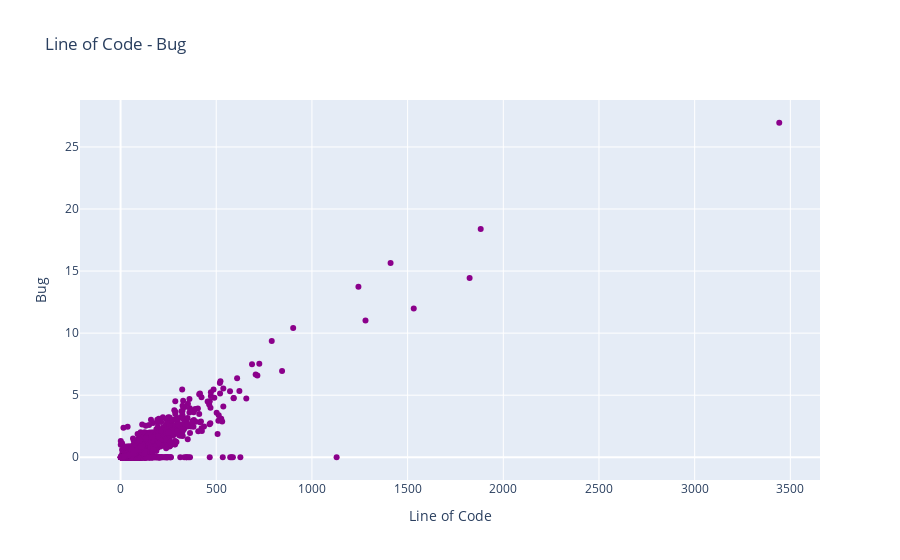

Notebook code cell kept with this figure:
### Code cell
#Scatter Plot
trace = go.Scatter(
    x = data['loc'],
    y = data.b,
    mode = "markers",
    name = "Line of Code - Bug",
    marker = dict(color = 'darkmagenta'),
    text = "Bug (b)")

scatter_data = [trace]
scatter_layout = dict(title = 'Line of Code - Bug',
              xaxis = dict(title = 'Line of Code', ticklen = 5),
              yaxis = dict(title = 'Bug' , ticklen = 5),
             )
fig = dict(data = scatter_data, layout = scatter_layout)
iplot(fig)

### Figure 1 — Plotly figure (JSON) as saved in the notebook; plotly's stock layout.template omitted (floating-point values rounded to 4 significant figures; data arrays with more than 128 entries replaced by an {"elided": "..."} marker saying what was removed)
{"data": [{"name": "Line of Code - Bug", "text": "Bug (b)", "y": {"elided": "10885 float values"}, "mode": "markers", "marker": {"color": "darkmagenta"}, "x": {"elided": "10885 float values"}, "type": "scatter"}], "layout": {"yaxis": {"ticklen": 5, "title": {"text": "Bug"}}, "xaxis": {"ticklen": 5, "title": {"text": "Line of Code"}}, "title": {"text": "Line of Code - Bug"}}}
